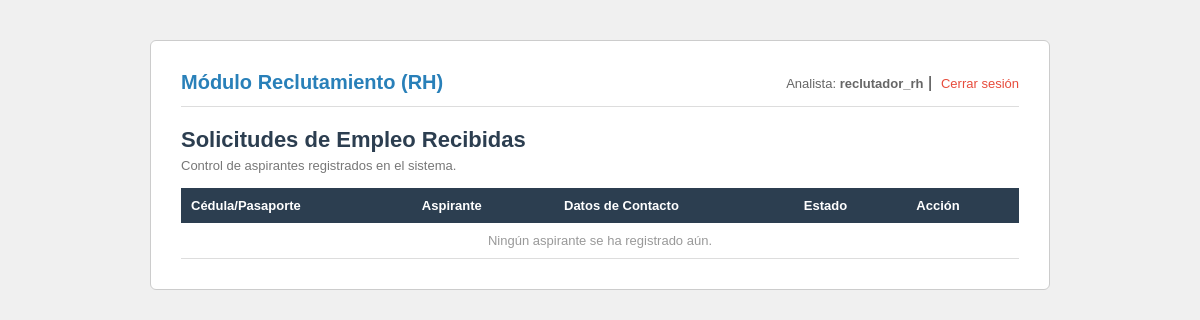
/dashboard_rh.php (signed in), run on an earlier commit of the app's database.
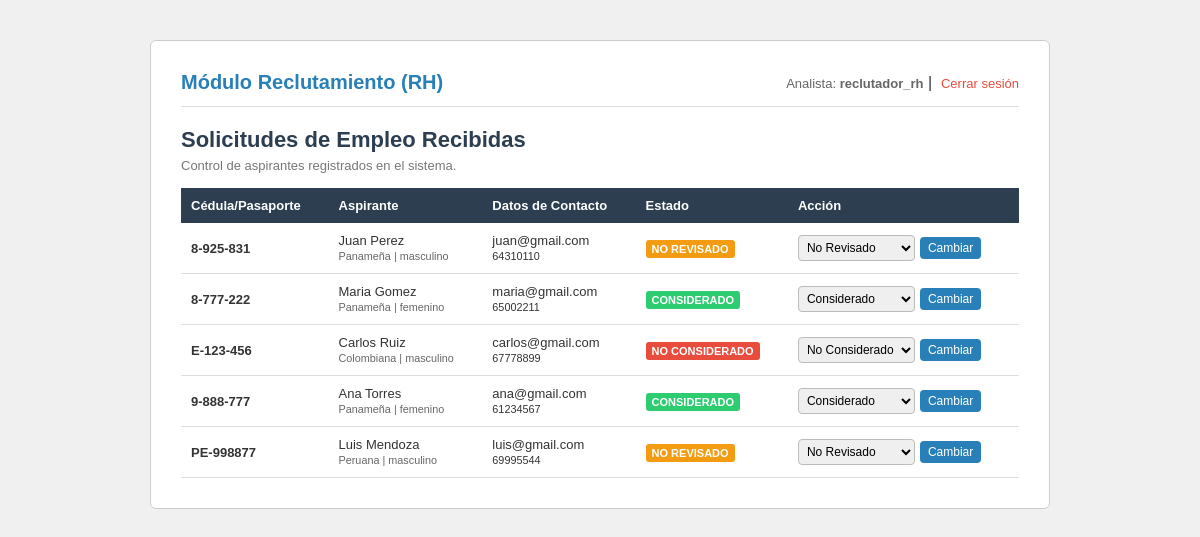
And on a later commit of the database.
### tables this page shows
CREATE TABLE IF NOT EXISTS aspirantes (
    id INT AUTO_INCREMENT PRIMARY KEY,
    usuario_id INT NOT NULL UNIQUE,
    cedula_pasaporte VARCHAR(50) NULL,
    nombre VARCHAR(100) NULL,
    apellido VARCHAR(100) NULL,
    estado_civil VARCHAR(50) NULL,
    genero ENUM('masculino', 'femenino') NULL,  
    tipo_sangre VARCHAR(10) NULL,
    fecha_nacimiento DATE NULL,
    nacionalidad VARCHAR(80) NULL,
    telefono VARCHAR(30) NULL,
    residencia TEXT NULL,
    correo_electronico VARCHAR(150) NULL,
    estado ENUM('no considerado', 'no revisado', 'considerado') NOT NULL DEFAULT 'no revisado',
    updated_at TIMESTAMP DEFAULT CURRENT_TIMESTAMP ON UPDATE CURRENT_TIMESTAMP,
    FOREIGN KEY (usuario_id) REFERENCES usuarios(id) ON DELETE CASCADE
);

### config.php (called while the page is built, shortened)
<?php
function limpiar(?string $valor): string {
    return htmlspecialchars(trim($valor), ENT_QUOTES, 'UTF-8');
}

### dashboard_rh.php (the view, shortened to what this page needs)
<?php
require_once 'config.php';
$pdo = getDB();
$solicitudes = $pdo->query('SELECT * FROM aspirantes ORDER BY updated_at DESC')->fetchAll();
?>
<!DOCTYPE html>
<html lang="es">
<head>
<link rel="stylesheet" href="estilo.css">
</head>
<body>
<div class="contenedor-ancho" style="max-width:900px;">
    <div class="topbar">
        <span class="logo" style="margin-bottom:0;"> Módulo Reclutamiento (RH)</span>
        <div>
            <span class="usuario">Analista: <strong><?= limpiar($_SESSION['usuario_nombre']) ?></strong></span>&nbsp;|&nbsp;
            <a class="logout" href="logout.php">Cerrar sesión</a>
        </div>
    </div>
    <h1>Solicitudes de Empleo Recibidas</h1>
    <p style="font-size:13px;color:#777;">Control de aspirantes registrados en el sistema.</p>
    <table class="tabla-gestion">
        <thead>
            <tr>
                <th>Cédula/Pasaporte</th>
                <th>Aspirante</th>
                <th>Datos de Contacto</th>
                <th>Estado</th>
                <th>Acción</th>
            </tr>
        </thead>
        <tbody>
            <?php if (empty($solicitudes)): ?>
                <tr><td colspan="5" style="text-align:center; color:#999;">Ningún aspirante se ha registrado aún.</td></tr>
            <?php else: ?>
                <?php foreach ($solicitudes as $sol):
                    $clase_badge = str_replace(' ', '_', $sol['estado']);
                ?>
                <tr>
                    <td><strong><?= limpiar($sol['cedula_pasaporte']) ?></strong></td>
                    <td><?= limpiar($sol['nombre'] . ' ' . $sol['apellido']) ?><br><small style="color:#666;"><?= limpiar($sol['nacionalidad']) ?> | <?= limpiar($sol['genero']) ?></small></td>
                    <td><?= limpiar($sol['correo_electronico']) ?><br><small><?= limpiar($sol['telefono']) ?></small></td>
                    <td><span class="badge-estado status-<?= $clase_badge ?>"><?= limpiar($sol['estado']) ?></span></td>
                    <td>
                        <form method="POST" action="dashboard_rh.php" style="display:inline-flex; gap:5px; align-items:center;">
                            <select name="cambio_estado" class="cambio-estado-select" required>
                                <option value="no revisado" <?= $sol['estado'] === 'no revisado' ? 'selected' : '' ?>>No Revisado</option>
                                <option value="considerado" <?= $sol['estado'] === 'considerado' ? 'selected' : '' ?>>Considerado</option>
                                <option value="no considerado" <?= $sol['estado'] === 'no considerado' ? 'selected' : '' ?>>No Considerado</option>
                            </select>
                            <button type="submit" class="btn" style="padding:4px 8px; font-size:12px;">Cambiar</button>
                        </form>
                    </td>
                </tr>
                <?php endforeach; ?>
            <?php endif; ?>
        </tbody>
    </table>
</div>
</body>
</html>

### estilo.css (style rules this page uses)
* { box-sizing: border-box; margin: 0; padding: 0; }
body { font-family: Arial, sans-serif; background-color: #f0f0f0; color: #333; }
.contenedor-ancho { max-width: 700px; margin: 40px auto; background: #fff; padding: 30px; border: 1px solid #ccc; border-radius: 6px; }
h1 { font-size: 22px; margin-bottom: 5px; color: #2c3e50; }
.logo { font-size: 20px; font-weight: bold; color: #2980b9; margin-bottom: 20px; display: block; }
input[type="text"], input[type="password"], input[type="date"], select, textarea { width: 100%; padding: 8px 10px; border: 1px solid #bbb; border-radius: 4px; font-size: 14px; margin-bottom: 14px; font-family: Arial, sans-serif; }
.btn { display: inline-block; background-color: #2980b9; color: #fff; border: none; padding: 10px 20px; border-radius: 4px; font-size: 14px; cursor: pointer; text-decoration: none; font-family: Arial, sans-serif; }
.topbar { display: flex; justify-content: space-between; align-items: center; margin-bottom: 20px; padding-bottom: 12px; border-bottom: 1px solid #ddd; }
.topbar .usuario { font-size: 13px; color: #666; }
.topbar .logout { color: #e74c3c; font-size: 13px; text-decoration: none; }

### dashboard_rh.php (style rules this page uses)
.tabla-gestion { width:100%; border-collapse:collapse; margin-top:15px; font-size:13px; }
.tabla-gestion th { background:#2c3e50; color:#fff; padding:10px; text-align:left; }
.tabla-gestion td { padding:10px; border-bottom:1px solid #ddd; }
.cambio-estado-select { width:auto; display:inline-block; padding:4px; margin-bottom:0; font-size:12px; }
.badge-estado { padding:3px 6px; border-radius:3px; font-weight:bold; font-size:11px; text-transform:uppercase; }
.status-no_revisado { background:#f39c12; color:#fff; }
.status-considerado { background:#2ecc71; color:#fff; }
.status-no_considerado { background:#e74c3c; color:#fff; }

What changed in the data, as far as the page shows it:
added aspirantes: cedula_pasaporte "8-925-831", limpiar($sol['nombre'] . ' ' . $sol['apellido']) "Juan Perez", nacionalidad "Panameña", genero "masculino", correo_electronico "juan@gmail.com", telefono "64310110", estado "NO REVISADO", cambio_estado "No Revisado"
added aspirantes: cedula_pasaporte "8-777-222", limpiar($sol['nombre'] . ' ' . $sol['apellido']) "Maria Gomez", nacionalidad "Panameña", genero "femenino", correo_electronico "maria@gmail.com", telefono "65002211", estado "CONSIDERADO", cambio_estado "Considerado"
added aspirantes: cedula_pasaporte "E-123-456", limpiar($sol['nombre'] . ' ' . $sol['apellido']) "Carlos Ruiz", nacionalidad "Colombiana", genero "masculino", correo_electronico "carlos@gmail.com", telefono "67778899", estado "NO CONSIDERADO", cambio_estado "No Considerado"
added aspirantes: cedula_pasaporte "9-888-777", limpiar($sol['nombre'] . ' ' . $sol['apellido']) "Ana Torres", nacionalidad "Panameña", genero "femenino", correo_electronico "ana@gmail.com", telefono "61234567", estado "CONSIDERADO", cambio_estado "Considerado"
added aspirantes: cedula_pasaporte "PE-998877", limpiar($sol['nombre'] . ' ' . $sol['apellido']) "Luis Mendoza", nacionalidad "Peruana", genero "masculino", correo_electronico "luis@gmail.com", telefono "69995544", estado "NO REVISADO", cambio_estado "No Revisado"
Also different on the page:
text no longer shown: "Ningún aspirante se ha registrado aún."
